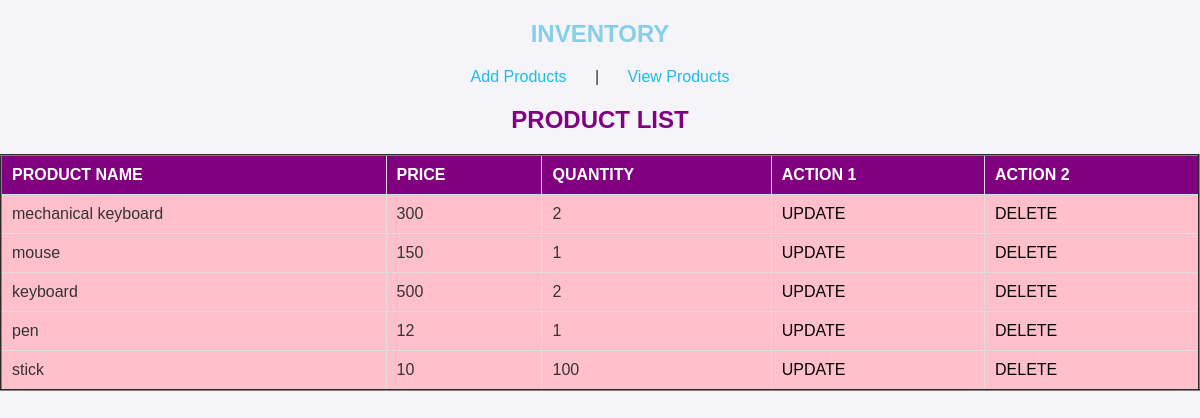
Screenshot of /FUNA_INVENTORY/view.php with the database file from the repository.
### tables this page shows
CREATE TABLE `products` (
  `id` int(255) NOT NULL,
  `product_name` varchar(255) NOT NULL,
  `price` int(255) NOT NULL,
  `quantity` int(255) NOT NULL
);

### FUNA_INVENTORY/view.php (the view, shortened to what this page needs)
<!DOCTYPE html>
<html lang="en">
<head>
</head>
<body>
<nav>
<center>
<h1> INVENTORY </h1>
    <a href="index.php"> Add Products </a>
       &nbsp; | &nbsp;
    <a href="view.php"> View Products </a>
    </center>
    </nav>
    <center>
     <h2> PRODUCT LIST </h2>
    </center>
     <table border="2px solid">
        <tr>
            <th> PRODUCT NAME </th>
            <th> PRICE </th>
            <th> QUANTITY </th>
            <th> ACTION 1 </th>
            <th> ACTION 2 </th>
        </tr>
        <?php
            include "conn.php";
            $get_data = mysqli_query($conn, "SELECT * FROM products");
            while($row = mysqli_fetch_array($get_data)){
         ?>
              <tr>
                <td> <?php echo $row['product_name']; ?></td>
                <td><?php echo $row['price']; ?></td>
                <td><?php echo $row['quantity']; ?></td>
                <form action = "process.php" method="POST">
                <td> <a href="update.php?id=<?php echo $row['id']; ?>"> UPDATE </a></td>
                <td> <a href="delete.php?id=<?php echo $row['id']; ?>"> DELETE </a></td>
            </form>
              </tr>
        <?php
    }
    ?>
     </table>
</body>
</html>

### FUNA_INVENTORY/view.php (style rules this page uses)
body { font-family: Arial, sans-serif; background-color: #f4f4f9; color: #333; margin: 0; padding: 0; }
h1 { text-align: center; margin-top: 20px; color: skyblue; }
h2 { color: purple; margin-top: 20px; }
a { text-decoration: none; color: black; }
nav a { font-size: 16px; text-decoration: none; color:rgb(32, 187, 235); margin: 0 15px; }
table { width: 100%; border-collapse: collapse; margin-top: 20px; background-color: pink; }
th, td { padding: 10px; text-align: left; border: 1px solid #ddd; }
th { background-color: purple; color: white; }
tr:nth-child(even) { background-color: pink; }

### rows the page displays
products: product_name "mechanical keyboard", price "300", quantity "2"
products: product_name "mouse", price "150", quantity "1"
products: product_name "keyboard", price "500", quantity "2"
products: product_name "pen", price "12", quantity "1"
products: product_name "stick", price "10", quantity "100"
